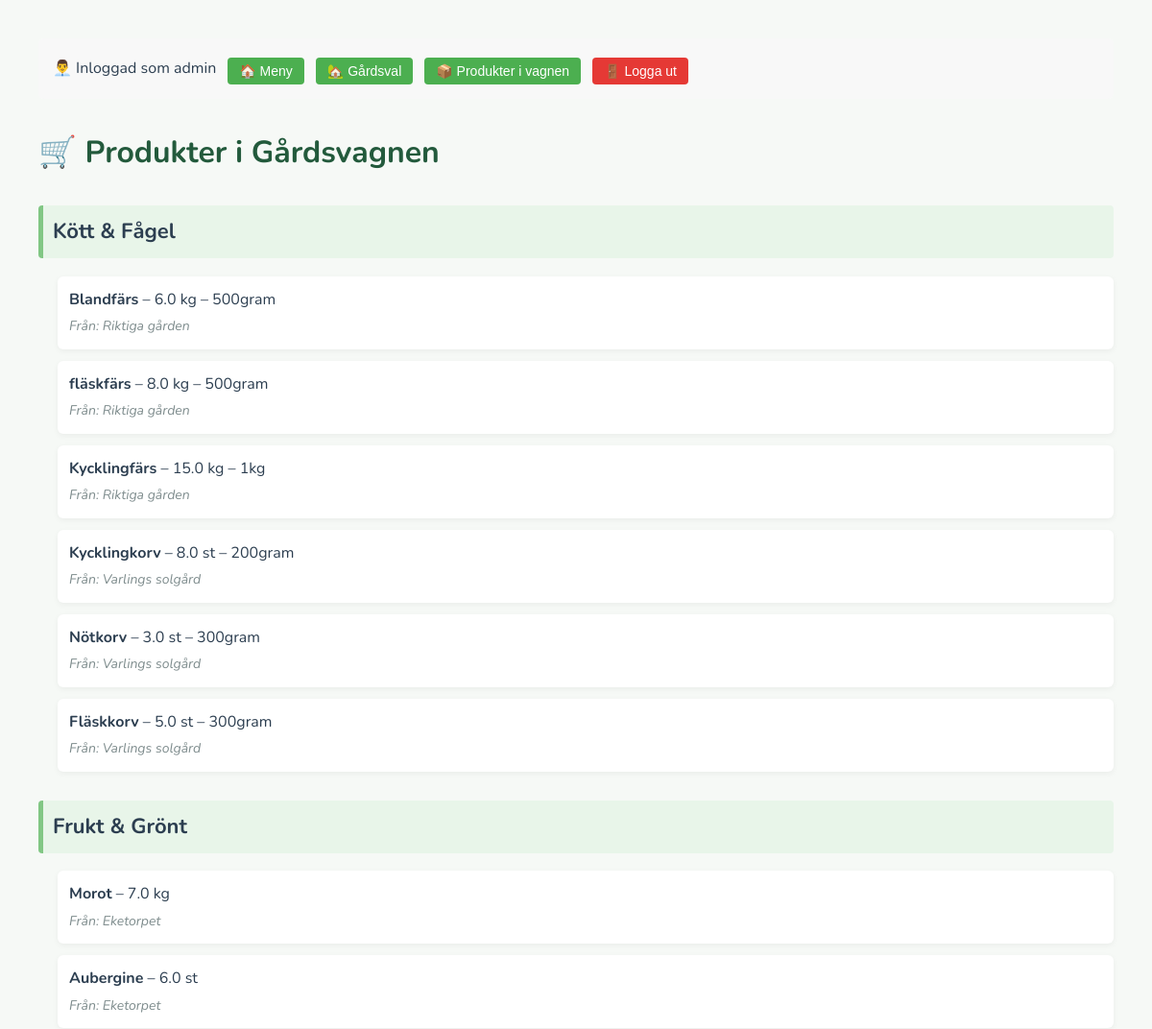
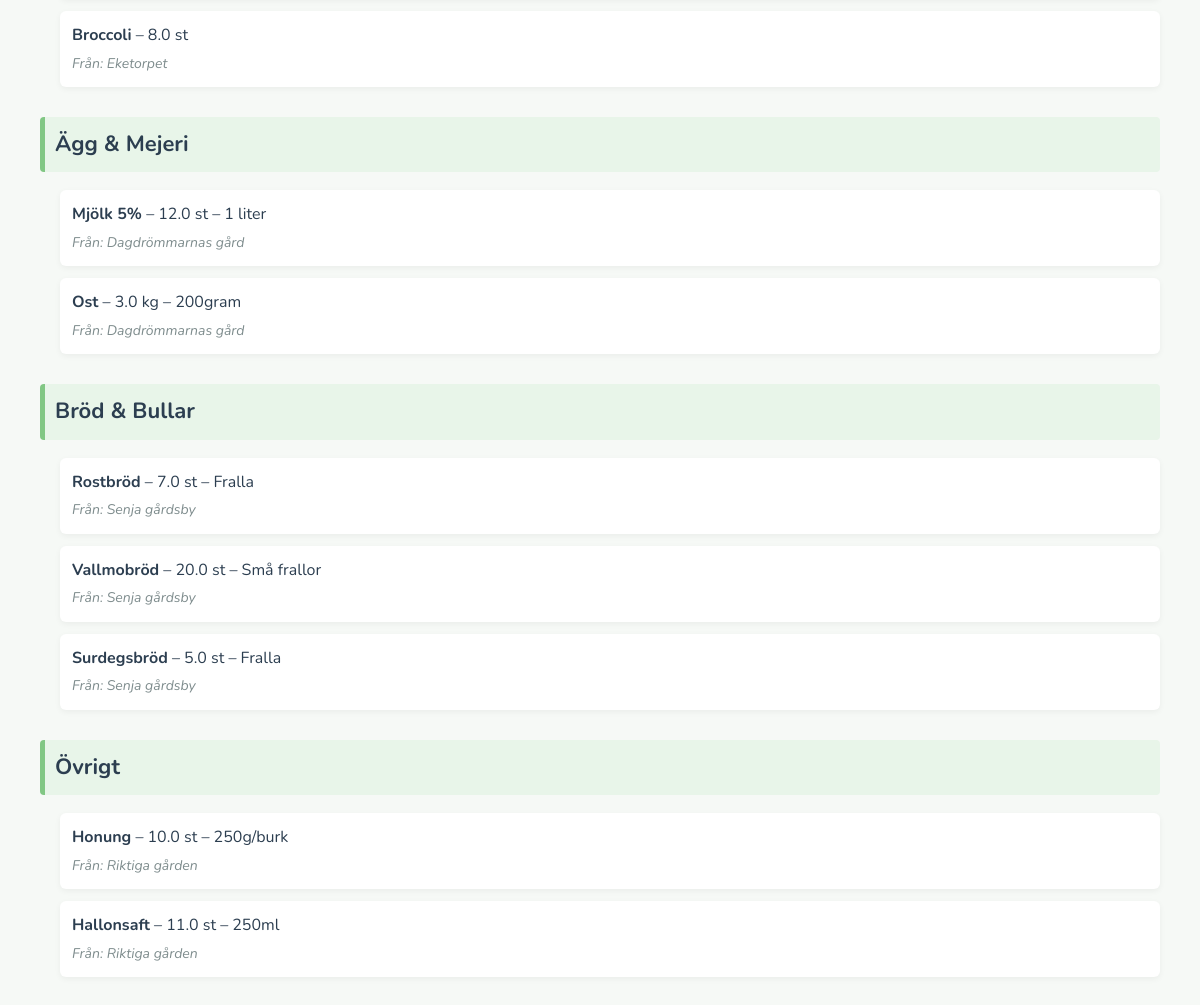
Page /admin/vagnen (signed in) on the committed database (2 pictures, top to bottom).
### tables this page shows
CREATE TABLE products (
                id INTEGER PRIMARY KEY AUTOINCREMENT,
                farmer_id INTEGER,
                name TEXT,
                category TEXT,
                weight_kg REAL,
                description TEXT,
                added_to_vagn INTEGER DEFAULT 0
            , unit TEXT DEFAULT 'kg');

CREATE TABLE farmers (
                id INTEGER PRIMARY KEY AUTOINCREMENT,
                name TEXT,
                farm_name TEXT,
                username TEXT UNIQUE,
                password TEXT
            , image_path TEXT);

### app.py (the view)
@app.route('/admin/vagnen', methods=['GET', 'POST'])
def view_vagn_products():
    if 'admin_id' not in session:
        return redirect('/')
    categories = ["Kött & Fågel", "Frukt & Grönt", "Ägg & Mejeri", "Bröd & Bullar", "Övrigt"]
    with sqlite3.connect('database.db') as conn:
        c = conn.cursor()
        c.execute('''
            SELECT products.id, products.name, products.category, products.weight_kg,
                   products.unit, products.description, farmers.farm_name
            FROM products
            JOIN farmers ON products.farmer_id = farmers.id
            WHERE products.added_to_vagn = 1
        ''')
        vagn_products = c.fetchall()
    products_by_category = {cat: [] for cat in categories}
    for p in vagn_products:
        category = p[2]
        if category in products_by_category:
            products_by_category[category].append(p)
        else:
            products_by_category["Övrigt"].append(p)
    return render_template('vagnen.html', products_by_category=products_by_category)

### app.py (called while the page is built)
@app.context_processor
def inject_farmer_image():
    if 'user_id' in session:
        with sqlite3.connect("database.db") as conn:
            c = conn.cursor()
            c.execute("SELECT image_path FROM farmers WHERE id = ?", (session['user_id'],))
            result = c.fetchone()
            return {'farmer_image': result[0] if result and result[0] else None}
    return {'farmer_image': None}

### templates/vagnen.html (shortened to what this page needs)
{% extends "base.html" %}
{% block content %}
<h1>🛒 Produkter i Gårdsvagnen</h1>
{% for category, products in products_by_category.items() %}
    <h2>{{ category }}</h2>
    {% for p in products %}
        <div class="product">
            <strong>{{ p[1] }}</strong> – {{ p[3] }} {{ p[4] }}
            {% if p[5] %}
                – {{ p[5] }}
            {% endif %}
            <div class="farm-name">Från: {{ p[6] }}</div>
        </div>
    {% endfor %}
{% endfor %}
{% endblock %}

### templates/base.html (shortened to what this page needs)
<!DOCTYPE html>
<html>
<head>
    <link rel="stylesheet" href="{{ url_for('static', filename='style.css') }}">
</head>
<body>
    <div class="sidebar">
        {% if session.get('admin_id') %}
            👨‍💼 Inloggad som admin
            <a href="/admin/menu"><button>🏠 Meny</button></a>
            <a href="/admin/select_farm"><button>🏡 Gårdsval</button></a>
            <a href="/admin/vagnen"><button>📦 Produkter i vagnen</button></a>
            <a href="/logout"><button class="danger">🚪 Logga ut</button></a>
        {% elif session.get('driver_id') %}
            🚚 Inloggad som förare
            <a href="/driver/menu"><button>🏠 Meny</button></a>
            <a href="/driver/pickup"><button>🛻 Hämta upp</button></a>
            <a href="/driver/vagn"><button>📦 Vagnens innehåll</button></a>
            <a href="/logout_driver"><button class="danger">🚪 Logga ut</button></a>
        {% endif %}
    </div>
    {% block content %}{% endblock %}
</body>
</html>

### templates/static/style.css (style rules this page uses)
body { font-family: "Nunito", sans-serif; background-color: #f6f9f6; color: #2c3e50; margin: 40px; line-height: 1.6; }
h1 { font-size: 32px; margin-bottom: 20px; color: #235a3c; }
h2 { font-size: 22px; margin-top: 30px; padding: 10px; background-color: #e8f5e9; border-left: 5px solid #81c784; border-radius: 4px; }
.product { background-color: #ffffff; border-radius: 6px; padding: 12px; margin-bottom: 12px; margin-left: 20px; box-shadow: 0 2px 6px rgba(0,0,0,0.05); }
.farm-name { font-style: italic; color: #7e8c8d; font-size: 14px; margin-top: 4px; }
button { background-color: #81c784; border: none; color: white; padding: 6px 14px; margin-top: 5px; font-size: 14px; border-radius: 5px; cursor: pointer; transition: background 0.2s ease-in-out; }
a { color: #388e3c; text-decoration: none; }

### templates/base.html (style rules this page uses)
body { font-family: 'Nunito', sans-serif; margin: 40px; }
h1 { font-size: 28px; margin-bottom: 20px; }
h2 { background-color: #f0f0f0; padding: 10px; margin-top: 30px; }
.product { margin-left: 20px; margin-bottom: 10px; }
.farm-name { font-style: italic; color: #666; }
.sidebar { margin-bottom: 30px; background: #f8f8f8; padding: 15px; border-radius: 6px; display: flex; align-items: center; gap: 12px; flex-wrap: wrap; }
.sidebar a button { padding: 6px 12px; font-size: 14px; border-radius: 4px; border: none; background-color: #4CAF50; color: white; cursor: pointer; }
.sidebar a button.danger { background-color: #e53935; }
.sidebar a { text-decoration: none; }

### rows in the picture
products: name "Blandfärs", weight_kg "6.0", unit "kg", description "500gram", farm_name "Riktiga gården"
products: name "fläskfärs", weight_kg "8.0", unit "kg", description "500gram", farm_name "Riktiga gården"
products: name "Kycklingfärs", weight_kg "15.0", unit "kg", description "1kg", farm_name "Riktiga gården"
products: name "Kycklingkorv", weight_kg "8.0", unit "st", description "200gram", farm_name "Varlings solgård"
products: name "Nötkorv", weight_kg "3.0", unit "st", description "300gram", farm_name "Varlings solgård"
products: name "Fläskkorv", weight_kg "5.0", unit "st", description "300gram", farm_name "Varlings solgård"
products: name "Morot", weight_kg "7.0", unit "kg", farm_name "Eketorpet"
products: name "Aubergine", weight_kg "6.0", unit "st", farm_name "Eketorpet"
products: name "Broccoli", weight_kg "8.0", unit "st", farm_name "Eketorpet"
products: name "Mjölk 5%", weight_kg "12.0", unit "st", description "1 liter", farm_name "Dagdrömmarnas gård"
products: name "Ost", weight_kg "3.0", unit "kg", description "200gram", farm_name "Dagdrömmarnas gård"
products: name "Rostbröd", weight_kg "7.0", unit "st", description "Fralla", farm_name "Senja gårdsby"
products: name "Vallmobröd", weight_kg "20.0", unit "st", description "Små frallor", farm_name "Senja gårdsby"
products: name "Surdegsbröd", weight_kg "5.0", unit "st", description "Fralla", farm_name "Senja gårdsby"
products: name "Honung", weight_kg "10.0", unit "st", description "250g/burk", farm_name "Riktiga gården"
products: name "Hallonsaft", weight_kg "11.0", unit "st", description "250ml", farm_name "Riktiga gården"

### other values in the picture
{{ category }} "Kött & Fågel" "Frukt & Grönt" "Ägg & Mejeri" "Bröd & Bullar" "Övrigt"
